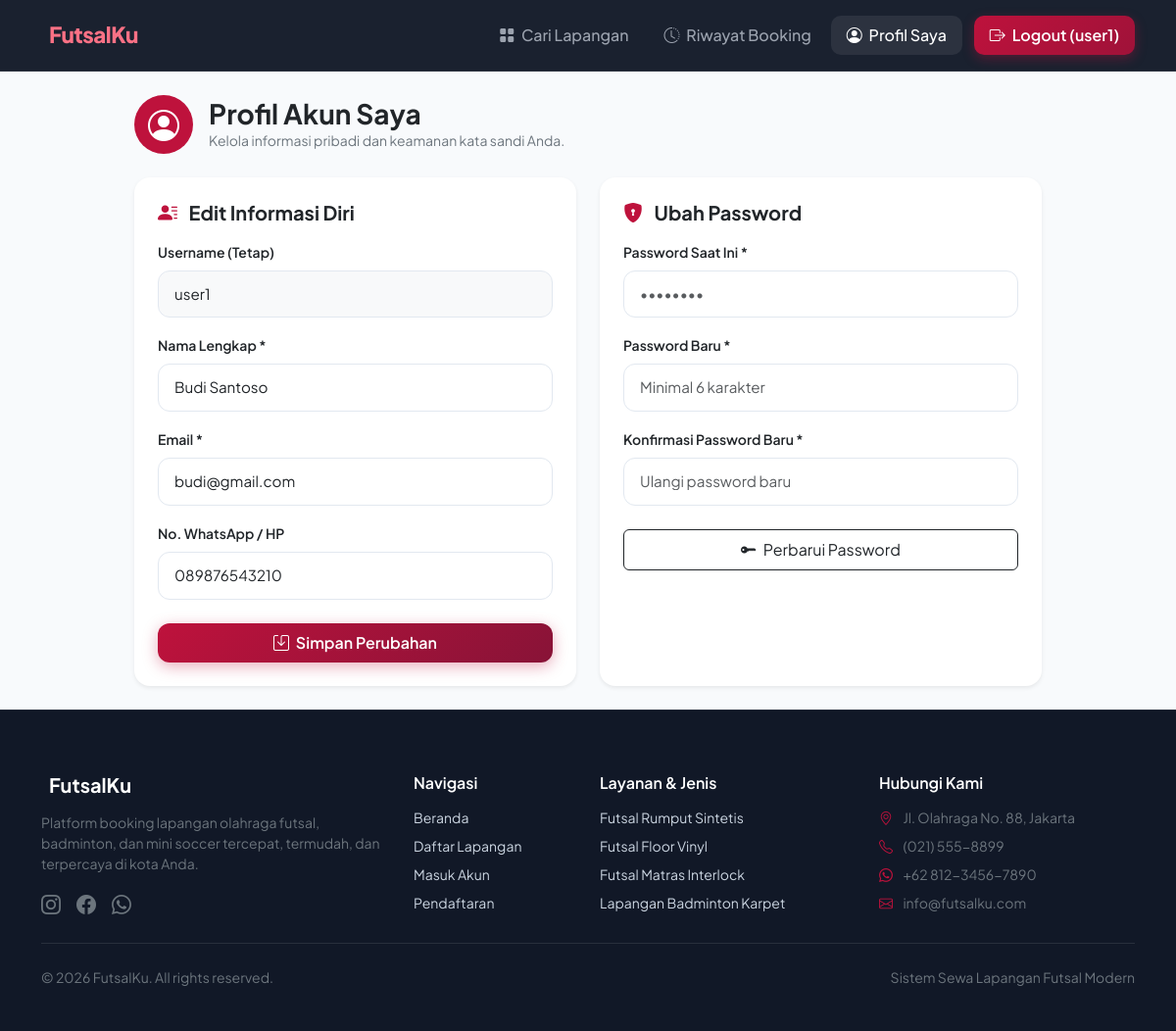
The app's page /user/profile.php (signed in) with its own data.
### tables this page shows
CREATE TABLE IF NOT EXISTS `users` (
  `id_user` INT(11) NOT NULL AUTO_INCREMENT,
  `username` VARCHAR(50) NOT NULL UNIQUE,
  `password` VARCHAR(255) NOT NULL,
  `nama` VARCHAR(100) NOT NULL,
  `email` VARCHAR(100) NOT NULL,
  `no_hp` VARCHAR(20) DEFAULT NULL,
  `role` ENUM('admin', 'user') NOT NULL DEFAULT 'user',
  `created_at` TIMESTAMP DEFAULT CURRENT_TIMESTAMP,
  PRIMARY KEY (`id_user`)
);

### user/profile.php (the view, shortened to what this page needs)
<?php
require_once '../config/config.php';
$id_user = $_SESSION['id_user'];
$user = mysqli_fetch_assoc(mysqli_query($conn, "SELECT * FROM users WHERE id_user='$id_user'"));
include '../includes/header.php';
?>
<div class="container py-4">
  <div class="row justify-content-center">
    <div class="col-lg-10">
      <div class="d-flex align-items-center gap-3 mb-4">
        <div class="text-white p-3 rounded-circle d-flex align-items-center justify-content-center" style="width:60px; height:60px; background-color:#be123c;">
          <i class="bi bi-person-circle fs-2"></i>
        </div>
        <div>
          <h3 class="fw-bold text-dark mb-0">Profil Akun Saya</h3>
          <p class="text-secondary small mb-0">Kelola informasi pribadi dan keamanan kata sandi Anda.</p>
        </div>
      </div>
      <div class="row g-4">
        <div class="col-md-6">
          <div class="card border-0 shadow-sm rounded-4 p-4 bg-white h-100">
            <h5 class="fw-bold text-dark mb-3"><i class="bi bi-person-lines-fill me-2" style="color:#be123c;"></i> Edit Informasi Diri</h5>
            <form method="post" action="">
              <div class="mb-3">
                <label class="form-label fw-semibold text-dark small">Username (Tetap)</label>
                <input type="text" class="form-control form-control-custom bg-light" value="<?= htmlspecialchars($user['username']) ?>" disabled>
              </div>
              <div class="mb-3">
                <label class="form-label fw-semibold text-dark small">Nama Lengkap *</label>
                <input type="text" name="nama" class="form-control form-control-custom" value="<?= htmlspecialchars($user['nama']) ?>" required>
              </div>
              <div class="mb-3">
                <label class="form-label fw-semibold text-dark small">Email *</label>
                <input type="email" name="email" class="form-control form-control-custom" value="<?= htmlspecialchars($user['email']) ?>" required>
              </div>
              <div class="mb-4">
                <label class="form-label fw-semibold text-dark small">No. WhatsApp / HP</label>
                <input type="text" name="no_hp" class="form-control form-control-custom" value="<?= htmlspecialchars($user['no_hp'] ?? '') ?>" placeholder="08123456789">
              </div>
              <button type="submit" name="update_profile" class="btn btn-primary-custom w-100 py-2">
                <i class="bi bi-save me-1"></i> Simpan Perubahan
              </button>
            </form>
          </div>
        </div>
        <div class="col-md-6">
          <div class="card border-0 shadow-sm rounded-4 p-4 bg-white h-100">
            <h5 class="fw-bold text-dark mb-3"><i class="bi bi-shield-lock-fill me-2" style="color:#be123c;"></i> Ubah Password</h5>
            <form method="post" action="">
              <div class="mb-3">
                <label class="form-label fw-semibold text-dark small">Password Saat Ini *</label>
                <input type="password" name="old_password" class="form-control form-control-custom" placeholder="••••••••" required>
              </div>
              <div class="mb-3">
                <label class="form-label fw-semibold text-dark small">Password Baru *</label>
                <input type="password" name="new_password" class="form-control form-control-custom" placeholder="Minimal 6 karakter" required>
              </div>
              <div class="mb-4">
                <label class="form-label fw-semibold text-dark small">Konfirmasi Password Baru *</label>
                <input type="password" name="confirm_password" class="form-control form-control-custom" placeholder="Ulangi password baru" required>
              </div>
              <button type="submit" name="change_password" class="btn btn-outline-dark w-100 py-2">
                <i class="bi bi-key-fill me-1"></i> Perbarui Password
              </button>
            </form>
          </div>
        </div>
      </div>
    </div>
  </div>
</div>
<?php include '../includes/footer.php'; ?>

### assets/css/style.css (style rules this page uses)
:root { --primary-color: #be123c; --primary-hover: #9f1239; --primary-dark: #4c0519; --secondary-color: #e11d48; --accent-light: #ffe4e6; --dark-bg: #111827; --dark-card: #1f2937; --light-bg: #fdf2f4; --card-shadow: 0 10px 25px -5px rgba(0, 0, 0, 0.05), 0 8px 10px -6px rgba(0, 0, 0, 0.01); --hover-shadow: 0 20px 30px -10px rgba(190, 18, 60, 0.25); --border-radius: 16px; --transition: all 0.3s cubic-bezier(0.4, 0, 0.2, 1); }
body { font-family: 'Plus Jakarta Sans', -apple-system, BlinkMacSystemFont, sans-serif; background-color: #f8fafc; color: #334155; min-height: 100vh; display: flex; flex-direction: column; }
.btn-primary-custom { background: linear-gradient(135deg, #be123c, #881337); border: none; color: #fff !important; font-weight: 600; padding: 12px 28px; border-radius: 12px; transition: var(--transition); box-shadow: 0 4px 15px rgba(190, 18, 60, 0.35); }
.form-control-custom { border: 1.5px solid #e2e8f0; border-radius: 12px; padding: 12px 16px; font-size: 0.95rem; transition: var(--transition); }

### records on screen
users: username "user1", nama "Budi Santoso", email "budi@gmail.com", no_hp "089876543210"

### other values on screen
$_SESSION['username'] "user1"
